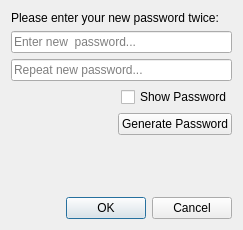
<?xml version="1.0" encoding="UTF-8"?>
<ui version="4.0">
 <class>ChangePasswordDialog</class>
 <widget class="QDialog" name="ChangePasswordDialog">
  <property name="geometry">
   <rect>
    <x>0</x>
    <y>0</y>
    <width>243</width>
    <height>230</height>
   </rect>
  </property>
  <property name="windowTitle">
   <string>Change Password</string>
  </property>
  <layout class="QVBoxLayout">
   <item>
    <widget class="QLabel" name="labelInfo">
     <property name="text">
      <string>Please enter your new password twice:</string>
     </property>
    </widget>
   </item>
   <item>
    <widget class="QLineEdit" name="lineEditPassword1">
     <property name="echoMode">
      <enum>QLineEdit::EchoMode::Password</enum>
     </property>
     <property name="placeholderText">
      <string>Enter new  password...</string>
     </property>
    </widget>
   </item>
   <item>
    <widget class="QLineEdit" name="lineEditPassword2">
     <property name="echoMode">
      <enum>QLineEdit::EchoMode::Password</enum>
     </property>
     <property name="placeholderText">
      <string>Repeat new password...</string>
     </property>
    </widget>
   </item>
   <item alignment="Qt::AlignmentFlag::AlignRight">
    <widget class="QCheckBox" name="check_show_pass">
     <property name="text">
      <string>Show Password</string>
     </property>
    </widget>
   </item>
   <item alignment="Qt::AlignmentFlag::AlignRight">
    <widget class="QPushButton" name="btnGeneratePw">
     <property name="text">
      <string>Generate Password</string>
     </property>
    </widget>
   </item>
   <item>
    <widget class="QLabel" name="labelError">
     <property name="styleSheet">
      <string>#labelError { color: red; }</string>
     </property>
     <property name="text">
      <string/>
     </property>
     <property name="alignment">
      <set>Qt::AlignmentFlag::AlignCenter</set>
     </property>
     <property name="wordWrap">
      <bool>true</bool>
     </property>
    </widget>
   </item>
   <item>
    <spacer name="verticalSpacer">
     <property name="orientation">
      <enum>Qt::Orientation::Vertical</enum>
     </property>
     <property name="sizeHint" stdset="0">
      <size>
       <width>20</width>
       <height>40</height>
      </size>
     </property>
    </spacer>
   </item>
   <item>
    <widget class="QDialogButtonBox" name="buttonBox">
     <property name="standardButtons">
      <set>QDialogButtonBox::StandardButton::Cancel|QDialogButtonBox::StandardButton::Ok</set>
     </property>
    </widget>
   </item>
  </layout>
 </widget>
 <resources/>
 <connections/>
</ui>
